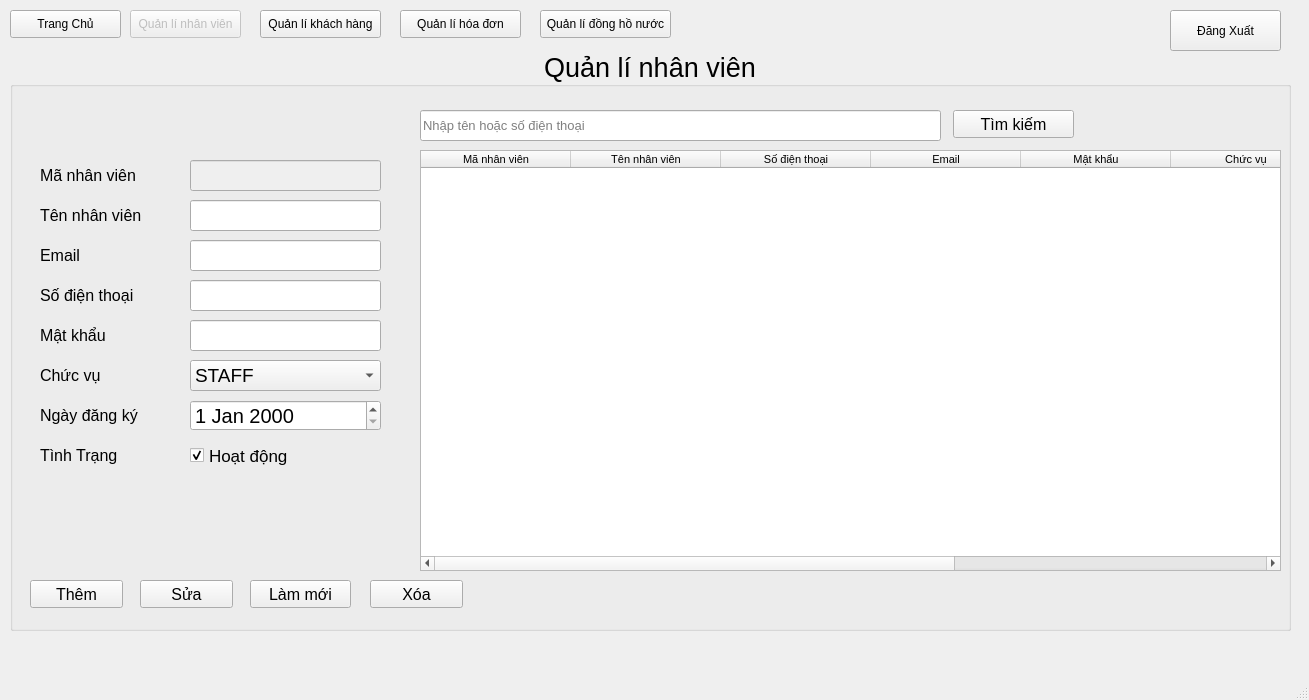
<?xml version="1.0" encoding="UTF-8"?>
<ui version="4.0">
 <class>MainWindow</class>
 <widget class="QMainWindow" name="MainWindow">
  <property name="geometry">
   <rect>
    <x>0</x>
    <y>0</y>
    <width>1309</width>
    <height>700</height>
   </rect>
  </property>
  <property name="windowTitle">
   <string>MainWindow</string>
  </property>
  <widget class="QWidget" name="centralwidget">
   <widget class="QGroupBox" name="groupBox">
    <property name="geometry">
     <rect>
      <x>10</x>
      <y>50</y>
      <width>1281</width>
      <height>581</height>
     </rect>
    </property>
    <property name="font">
     <font>
      <pointsize>20</pointsize>
     </font>
    </property>
    <property name="title">
     <string>Quản lí nhân viên</string>
    </property>
    <property name="alignment">
     <set>Qt::AlignCenter</set>
    </property>
    <widget class="QPushButton" name="btnAdd">
     <property name="geometry">
      <rect>
       <x>20</x>
       <y>530</y>
       <width>93</width>
       <height>28</height>
      </rect>
     </property>
     <property name="font">
      <font>
       <pointsize>12</pointsize>
      </font>
     </property>
     <property name="text">
      <string>Thêm</string>
     </property>
    </widget>
    <widget class="QPushButton" name="btnEdit">
     <property name="geometry">
      <rect>
       <x>130</x>
       <y>530</y>
       <width>93</width>
       <height>28</height>
      </rect>
     </property>
     <property name="font">
      <font>
       <pointsize>12</pointsize>
      </font>
     </property>
     <property name="text">
      <string>Sửa</string>
     </property>
    </widget>
    <widget class="QPushButton" name="btnDel">
     <property name="geometry">
      <rect>
       <x>360</x>
       <y>530</y>
       <width>93</width>
       <height>28</height>
      </rect>
     </property>
     <property name="font">
      <font>
       <pointsize>12</pointsize>
      </font>
     </property>
     <property name="text">
      <string>Xóa</string>
     </property>
    </widget>
    <widget class="QLabel" name="label">
     <property name="geometry">
      <rect>
       <x>30</x>
       <y>110</y>
       <width>141</width>
       <height>31</height>
      </rect>
     </property>
     <property name="font">
      <font>
       <pointsize>12</pointsize>
      </font>
     </property>
     <property name="text">
      <string>Mã nhân viên</string>
     </property>
    </widget>
    <widget class="QLineEdit" name="maNV">
     <property name="enabled">
      <bool>false</bool>
     </property>
     <property name="geometry">
      <rect>
       <x>180</x>
       <y>110</y>
       <width>191</width>
       <height>31</height>
      </rect>
     </property>
     <property name="font">
      <font>
       <pointsize>10</pointsize>
      </font>
     </property>
    </widget>
    <widget class="QLineEdit" name="tenNV">
     <property name="geometry">
      <rect>
       <x>180</x>
       <y>150</y>
       <width>191</width>
       <height>31</height>
      </rect>
     </property>
     <property name="font">
      <font>
       <pointsize>10</pointsize>
      </font>
     </property>
     <property name="text">
      <string/>
     </property>
    </widget>
    <widget class="QLabel" name="label_2">
     <property name="geometry">
      <rect>
       <x>30</x>
       <y>150</y>
       <width>141</width>
       <height>31</height>
      </rect>
     </property>
     <property name="font">
      <font>
       <pointsize>12</pointsize>
      </font>
     </property>
     <property name="text">
      <string>Tên nhân viên</string>
     </property>
    </widget>
    <widget class="QLabel" name="label_3">
     <property name="geometry">
      <rect>
       <x>30</x>
       <y>310</y>
       <width>141</width>
       <height>31</height>
      </rect>
     </property>
     <property name="font">
      <font>
       <pointsize>12</pointsize>
      </font>
     </property>
     <property name="text">
      <string>Chức vụ</string>
     </property>
    </widget>
    <widget class="QLineEdit" name="password">
     <property name="geometry">
      <rect>
       <x>180</x>
       <y>270</y>
       <width>191</width>
       <height>31</height>
      </rect>
     </property>
     <property name="font">
      <font>
       <pointsize>10</pointsize>
      </font>
     </property>
    </widget>
    <widget class="QLabel" name="label_4">
     <property name="geometry">
      <rect>
       <x>30</x>
       <y>270</y>
       <width>141</width>
       <height>31</height>
      </rect>
     </property>
     <property name="font">
      <font>
       <pointsize>12</pointsize>
      </font>
     </property>
     <property name="text">
      <string>Mật khẩu</string>
     </property>
    </widget>
    <widget class="QPushButton" name="btnReset">
     <property name="geometry">
      <rect>
       <x>240</x>
       <y>530</y>
       <width>101</width>
       <height>28</height>
      </rect>
     </property>
     <property name="font">
      <font>
       <pointsize>12</pointsize>
      </font>
     </property>
     <property name="text">
      <string>Làm mới</string>
     </property>
    </widget>
    <widget class="QPushButton" name="searchbutton">
     <property name="geometry">
      <rect>
       <x>943</x>
       <y>60</y>
       <width>121</width>
       <height>28</height>
      </rect>
     </property>
     <property name="font">
      <font>
       <pointsize>12</pointsize>
      </font>
     </property>
     <property name="text">
      <string>Tìm kiếm</string>
     </property>
    </widget>
    <widget class="QLineEdit" name="search">
     <property name="geometry">
      <rect>
       <x>410</x>
       <y>60</y>
       <width>521</width>
       <height>31</height>
      </rect>
     </property>
     <property name="font">
      <font>
       <pointsize>10</pointsize>
      </font>
     </property>
     <property name="placeholderText">
      <string>Nhập tên hoặc số điện thoại</string>
     </property>
    </widget>
    <widget class="QTableWidget" name="tableNV">
     <property name="geometry">
      <rect>
       <x>410</x>
       <y>100</y>
       <width>861</width>
       <height>421</height>
      </rect>
     </property>
     <property name="minimumSize">
      <size>
       <width>661</width>
       <height>0</height>
      </size>
     </property>
     <property name="font">
      <font>
       <pointsize>8</pointsize>
      </font>
     </property>
     <property name="editTriggers">
      <set>QAbstractItemView::NoEditTriggers</set>
     </property>
     <property name="textElideMode">
      <enum>Qt::ElideRight</enum>
     </property>
     <property name="showGrid">
      <bool>true</bool>
     </property>
     <property name="gridStyle">
      <enum>Qt::NoPen</enum>
     </property>
     <property name="sortingEnabled">
      <bool>false</bool>
     </property>
     <property name="wordWrap">
      <bool>true</bool>
     </property>
     <attribute name="horizontalHeaderDefaultSectionSize">
      <number>150</number>
     </attribute>
     <attribute name="verticalHeaderVisible">
      <bool>false</bool>
     </attribute>
     <column>
      <property name="text">
       <string>Mã nhân viên</string>
      </property>
     </column>
     <column>
      <property name="text">
       <string>Tên nhân viên</string>
      </property>
     </column>
     <column>
      <property name="text">
       <string>Số điện thoại</string>
      </property>
     </column>
     <column>
      <property name="text">
       <string>Email</string>
      </property>
     </column>
     <column>
      <property name="text">
       <string>Mật khẩu</string>
      </property>
     </column>
     <column>
      <property name="text">
       <string>Chức vụ</string>
      </property>
     </column>
     <column>
      <property name="text">
       <string>Ngày vào làm</string>
      </property>
     </column>
     <column>
      <property name="text">
       <string>Trạng thái</string>
      </property>
     </column>
    </widget>
    <widget class="QLineEdit" name="email">
     <property name="geometry">
      <rect>
       <x>180</x>
       <y>190</y>
       <width>191</width>
       <height>31</height>
      </rect>
     </property>
     <property name="font">
      <font>
       <pointsize>10</pointsize>
      </font>
     </property>
    </widget>
    <widget class="QLabel" name="label_5">
     <property name="geometry">
      <rect>
       <x>30</x>
       <y>190</y>
       <width>141</width>
       <height>31</height>
      </rect>
     </property>
     <property name="font">
      <font>
       <pointsize>12</pointsize>
      </font>
     </property>
     <property name="text">
      <string>Email</string>
     </property>
    </widget>
    <widget class="QLabel" name="label_6">
     <property name="geometry">
      <rect>
       <x>30</x>
       <y>350</y>
       <width>141</width>
       <height>31</height>
      </rect>
     </property>
     <property name="font">
      <font>
       <pointsize>12</pointsize>
      </font>
     </property>
     <property name="text">
      <string>Ngày đăng ký</string>
     </property>
    </widget>
    <widget class="QDateEdit" name="dateDK">
     <property name="geometry">
      <rect>
       <x>180</x>
       <y>350</y>
       <width>191</width>
       <height>31</height>
      </rect>
     </property>
     <property name="font">
      <font>
       <pointsize>15</pointsize>
      </font>
     </property>
    </widget>
    <widget class="QComboBox" name="role">
     <property name="geometry">
      <rect>
       <x>180</x>
       <y>310</y>
       <width>191</width>
       <height>31</height>
      </rect>
     </property>
     <property name="font">
      <font>
       <pointsize>14</pointsize>
      </font>
     </property>
     <item>
      <property name="text">
       <string>STAFF</string>
      </property>
     </item>
     <item>
      <property name="text">
       <string>ADMIN</string>
      </property>
     </item>
    </widget>
    <widget class="QLineEdit" name="phone">
     <property name="geometry">
      <rect>
       <x>180</x>
       <y>230</y>
       <width>191</width>
       <height>31</height>
      </rect>
     </property>
     <property name="font">
      <font>
       <pointsize>10</pointsize>
      </font>
     </property>
    </widget>
    <widget class="QLabel" name="label_7">
     <property name="geometry">
      <rect>
       <x>30</x>
       <y>230</y>
       <width>141</width>
       <height>31</height>
      </rect>
     </property>
     <property name="font">
      <font>
       <pointsize>12</pointsize>
      </font>
     </property>
     <property name="text">
      <string>Số điện thoại</string>
     </property>
    </widget>
    <widget class="QLabel" name="label_8">
     <property name="geometry">
      <rect>
       <x>30</x>
       <y>390</y>
       <width>141</width>
       <height>31</height>
      </rect>
     </property>
     <property name="font">
      <font>
       <pointsize>12</pointsize>
      </font>
     </property>
     <property name="text">
      <string>Tình Trạng</string>
     </property>
    </widget>
    <widget class="QCheckBox" name="checkBox">
     <property name="geometry">
      <rect>
       <x>180</x>
       <y>390</y>
       <width>191</width>
       <height>31</height>
      </rect>
     </property>
     <property name="font">
      <font>
       <pointsize>13</pointsize>
      </font>
     </property>
     <property name="text">
      <string>Hoạt động</string>
     </property>
     <property name="checkable">
      <bool>true</bool>
     </property>
     <property name="checked">
      <bool>true</bool>
     </property>
     <property name="tristate">
      <bool>false</bool>
     </property>
    </widget>
   </widget>
   <widget class="QPushButton" name="btnHome">
    <property name="enabled">
     <bool>true</bool>
    </property>
    <property name="geometry">
     <rect>
      <x>10</x>
      <y>10</y>
      <width>111</width>
      <height>28</height>
     </rect>
    </property>
    <property name="font">
     <font>
      <kerning>true</kerning>
     </font>
    </property>
    <property name="styleSheet">
     <string notr="true"/>
    </property>
    <property name="text">
     <string>Trang Chủ</string>
    </property>
   </widget>
   <widget class="QPushButton" name="btnNV_2">
    <property name="enabled">
     <bool>false</bool>
    </property>
    <property name="geometry">
     <rect>
      <x>130</x>
      <y>10</y>
      <width>111</width>
      <height>28</height>
     </rect>
    </property>
    <property name="font">
     <font>
      <kerning>true</kerning>
     </font>
    </property>
    <property name="styleSheet">
     <string notr="true"/>
    </property>
    <property name="text">
     <string>Quản lí nhân viên</string>
    </property>
   </widget>
   <widget class="QPushButton" name="btnHD">
    <property name="geometry">
     <rect>
      <x>400</x>
      <y>10</y>
      <width>121</width>
      <height>28</height>
     </rect>
    </property>
    <property name="styleSheet">
     <string notr="true"/>
    </property>
    <property name="text">
     <string>Quản lí hóa đơn</string>
    </property>
   </widget>
   <widget class="QPushButton" name="btnKH">
    <property name="geometry">
     <rect>
      <x>260</x>
      <y>10</y>
      <width>121</width>
      <height>28</height>
     </rect>
    </property>
    <property name="styleSheet">
     <string notr="true"/>
    </property>
    <property name="text">
     <string>Quản lí khách hàng</string>
    </property>
   </widget>
   <widget class="QPushButton" name="btnDHN">
    <property name="geometry">
     <rect>
      <x>540</x>
      <y>10</y>
      <width>131</width>
      <height>28</height>
     </rect>
    </property>
    <property name="styleSheet">
     <string notr="true"/>
    </property>
    <property name="text">
     <string>Quản lí đồng hồ nước</string>
    </property>
   </widget>
   <widget class="QPushButton" name="btnDangXuat">
    <property name="geometry">
     <rect>
      <x>1170</x>
      <y>10</y>
      <width>111</width>
      <height>41</height>
     </rect>
    </property>
    <property name="text">
     <string>Đăng Xuất</string>
    </property>
   </widget>
  </widget>
  <widget class="QMenuBar" name="menubar">
   <property name="geometry">
    <rect>
     <x>0</x>
     <y>0</y>
     <width>1309</width>
     <height>26</height>
    </rect>
   </property>
  </widget>
  <widget class="QStatusBar" name="statusbar"/>
 </widget>
 <resources/>
 <connections>
  <connection>
   <sender>search</sender>
   <signal>returnPressed()</signal>
   <receiver>searchbutton</receiver>
   <slot>click()</slot>
   <hints>
    <hint type="sourcelabel">
     <x>680</x>
     <y>147</y>
    </hint>
    <hint type="destinationlabel">
     <x>1013</x>
     <y>145</y>
    </hint>
   </hints>
  </connection>
  <connection>
   <sender>tenNV</sender>
   <signal>returnPressed()</signal>
   <receiver>email</receiver>
   <slot>setFocus()</slot>
   <hints>
    <hint type="sourcelabel">
     <x>285</x>
     <y>237</y>
    </hint>
    <hint type="destinationlabel">
     <x>285</x>
     <y>277</y>
    </hint>
   </hints>
  </connection>
  <connection>
   <sender>email</sender>
   <signal>returnPressed()</signal>
   <receiver>password</receiver>
   <slot>setFocus()</slot>
   <hints>
    <hint type="sourcelabel">
     <x>285</x>
     <y>277</y>
    </hint>
    <hint type="destinationlabel">
     <x>285</x>
     <y>317</y>
    </hint>
   </hints>
  </connection>
 </connections>
</ui>
